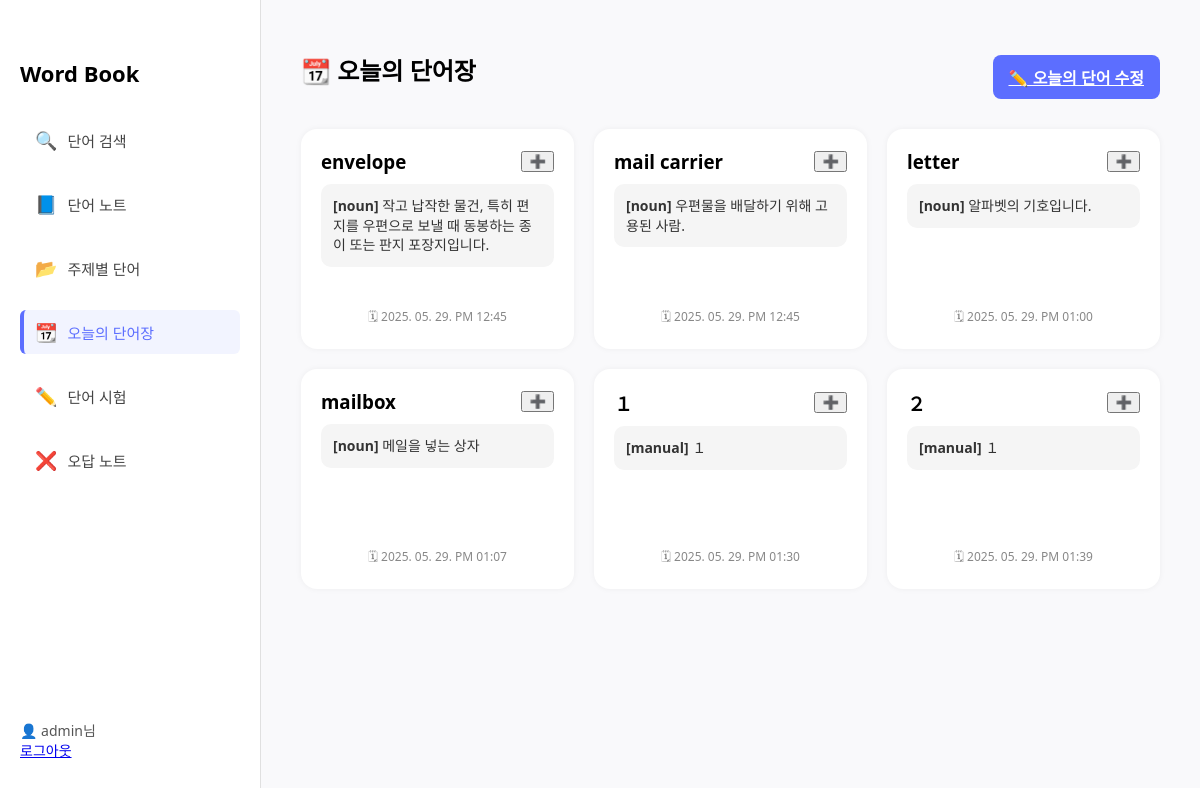
The page /list/wordbook/today/ (signed in) on the database its author committed.
### list/models.py (models this page shows, shortened)
class Word(models.Model):
    user = models.ForeignKey(User, on_delete=models.CASCADE)
    text = models.CharField(max_length=100)
    example = models.TextField(blank=True, null=True)
    pronunciation = models.CharField(max_length=100, blank=True, null=True)
    audio_url = models.URLField(blank=True, null=True)
    added_at = models.DateTimeField(auto_now_add=True)
    is_wrong = models.BooleanField(default=False)
    wrong_count = models.IntegerField(default=0)
    is_today = models.BooleanField(default=False)
    today_date = models.DateField(null=True, blank=True)
    audio_file = models.FileField(upload_to='tts/', blank=True, null=True)
    translated_example = models.TextField(blank=True, null=True)

class WordMeaning(models.Model):
    word = models.ForeignKey(Word, on_delete=models.CASCADE, related_name='meanings')
    part_of_speech = models.CharField(max_length=50)
    meaning = models.TextField()

### list/views.py (the view)
# urls.py: path('wordbook/today/', views.today_wordbook, name='today_wordbook'),
@login_required
def today_wordbook(request):
    words = Word.objects.filter(user=request.user, is_today=True)
    return render(request, 'list/today_wordbook.html', {'words': words})

### list/context_processors.py (called while the page is built)
def categories_context(request):
    return {
        'categories': Category.objects.all()
    }

### list/templates/list/today_wordbook.html (shortened to what this page needs)
{% extends 'list/base.html' %}
{% load static %}
{% block content %}
<div style="display: flex; justify-content: space-between; align-items: center; margin-bottom: 20px;">
  <h2 style="margin: 0;">📆 오늘의 단어장</h2>
  <a href="{% url 'edit_today_wordbook' %}" class="add-button">
    ✏️ 오늘의 단어 수정
  </a>
</div>
{% if words %}
  <div class="card-grid">
    {% for word in words %}
      <div class="word-card">
        <div style="display: flex; justify-content: space-between; align-items: center;">
          <h3 style="margin: 0;">{{ word.text }}</h3>
          <div style="display: flex; gap: 4px;">
            <button type="button" class="detail-btn"
              onclick="showDetailModal(
                `{{ word.text }}`,
                `{% for m in word.meanings.all %}[{{ m.part_of_speech }}] {{ m.meaning }}{% if not forloop.last %}<br>{% endif %}{% endfor %}`,
                `{{ word.example|default_if_none:"" }}`,
                `{{ word.translated_example|default_if_none:"" }}`,
                `{{ word.pronunciation|default_if_none:"" }}`,
                `{{ word.audio_url|default_if_none:"" }}`
              )">
              ➕
            </button>
          </div>
        </div>
        <div class="meaning-box short-meaning">
          {% with word.meanings.all|first as first_meaning %}
            {% if first_meaning %}
              <strong>[{{ first_meaning.part_of_speech }}]</strong> {{ first_meaning.meaning }}
            {% else %}
              -
            {% endif %}
          {% endwith %}
        </div>
        <div class="fill-space"></div>
        <div class="meta">🗓 {{ word.added_at|date:"Y. m. d. A h:i" }}</div>
      </div>
    {% endfor %}
  </div>
{% else %}
  <p>오늘 선택한 단어가 없습니다.</p>
{% endif %}
{% endblock %}

### list/templates/list/base.html (shortened to what this page needs)
{% load static %}
<!DOCTYPE html>
<html lang="ko">
<head>
    <link rel="stylesheet" href="{% static 'list/css/style.css' %}">
</head>
<body>
    <div class="sidebar">
        <div class="menu-group">
            <h2>Word Book</h2>
            <ul class="nav">
                <li class="{% if request.path == '/list/search/' %}active{% endif %}">
                    <a href="{% url 'search' %}">
                        <span class="icon">🔍</span>
                        <span class="label">단어 검색</span>
                    </a>
                </li>
                <li class="{% if request.path == '/list/wordbook/' %}active{% endif %}">
                    <a href="{% url 'wordbook' %}">
                        <span class="icon">📘</span>
                        <span class="label">단어 노트</span>
                    </a>
                </li>
{% with categories.first as first_category %}
  <li class="{% if '/topic/' in request.path %}active{% endif %}">
    {% if first_category %}
      <a href="{% url 'topic_words' first_category.name %}">
        <span class="icon">📂</span>
        <span class="label">주제별 단어</span>
      </a>
    {% else %}
      <a href="#" onclick="alert('등록된 카테고리가 없습니다.'); return false;" style="opacity: 0.5; cursor: not-allowed;">
        <span class="icon">📂</span>
        <span class="label">주제별 단어</span>
      </a>
    {% endif %}
  </li>
{% endwith %}
<li class="{% if request.path == '/list/wordbook/today/' %}active{% endif %}">
  <a href="{% url 'today_wordbook' %}">
    <span class="icon">📆</span>
    <span class="label">오늘의 단어장</span>
  </a>
</li>
<li class="{% if request.path|slice:":6" == '/quiz/' %}active{% endif %}">
  <a href="{% url 'quiz:quiz_mode_select' %}">
      <span class="icon">✏️</span>
      <span class="label">단어 시험</span>
  </a>
</li>
<li class="{% if request.path == '/quiz/wrong/' %}active{% endif %}">
  <a href="{% url 'quiz:wrong_note' %}">
      <span class="icon">❌</span>
      <span class="label">오답 노트</span>
  </a>
</li>
            </ul>
        </div>
<div class="logout">
  {% if user.is_authenticated %}
    👤 {{ user.username }}님<br>
    <a href="{% url 'logout' %}">로그아웃</a>
  {% else %}
    <a href="{% url 'home' %}">로그인 / 회원가입</a>
  {% endif %}
</div>
    </div>
    <div class="main">
        {% block content %}{% endblock %}
    </div>
</body>
</html>

### list/static/list/css/style.css (style rules this page uses)
body { margin: 0; font-family: 'Segoe UI', sans-serif; background-color: #f5f6fa; display: flex; height: 100vh; }
.sidebar { width: 220px; background-color: #fff; padding: 40px 20px; border-right: 1px solid #e0e0e0; display: flex; flex-direction: column; justify-content: space-between; }
.sidebar h2 { font-size: 22px; font-weight: bold; margin-bottom: 30px; }
.nav { list-style: none; padding: 0; margin: 0; }
.nav li { margin-bottom: 20px; }
.nav li a { text-decoration: none; display: flex; align-items: center; color: #444; padding: 10px 15px; border-radius: 6px; transition: all 0.2s; }
.nav li.active a { background-color: #f2f4ff; border-left: 4px solid #5c6eff; color: #5c6eff; padding-left: 11px; }
.nav li a .icon { font-size: 18px; margin-right: 10px; }
.nav li a .label { font-size: 15px; font-weight: 500; }
.logout { font-size: 14px; color: #555; margin-top: 30px; text-align: left; }
.main { flex: 1; padding: 40px; background-color: #f9f9fb; overflow-y: auto; }
.card-grid { display: grid; grid-template-columns: repeat(auto-fill, minmax(240px, 1fr)); gap: 20px; margin-top: 30px; }
.word-card { display: flex; flex-direction: column; justify-content: flex-start; padding: 20px; border-radius: 16px; background-color: #fff; box-shadow: 0 0 6px rgba(0, 0, 0, 0.05); min-height: 180px; height: auto; }
.meaning-box { background-color: #f5f5f5; border-radius: 10px; padding: 12px; font-size: 14px; color: #333; line-height: 1.4; word-wrap: break-word; overflow-wrap: break-word; white-space: normal; margin-top: 10px; margin-bottom: 10px; }
.meta { font-size: 12px; color: #888; text-align: center; margin-top: 10px; }
.fill-space { flex-grow: 1; }
.meta { margin-top: auto; font-size: 12px; color: #888; margin-top: 20px; }
.add-button { margin-top: 15px; padding: 10px 16px; background-color: #5c6eff; color: white; border: none; border-radius: 8px; font-weight: bold; cursor: pointer; transition: background 0.2s; }

### rows shown on the page
Word: text "envelope", added_at "2025. 05. 29. PM 12:45"
WordMeaning: part_of_speech "noun", meaning "작고 납작한 물건, 특히 편지를 우편으로 보낼 때 동봉하는 종이 또는 판지 포장지입니다."
Word: text "mail carrier", added_at "2025. 05. 29. PM 12:45"
WordMeaning: part_of_speech "noun", meaning "우편물을 배달하기 위해 고용된 사람."
Word: text "letter", added_at "2025. 05. 29. PM 01:00"
WordMeaning: part_of_speech "noun", meaning "알파벳의 기호입니다."
Word: text "mailbox", added_at "2025. 05. 29. PM 01:07"
WordMeaning: part_of_speech "noun", meaning "메일을 넣는 상자"
Word: text "１", added_at "2025. 05. 29. PM 01:30"
WordMeaning: part_of_speech "manual", meaning "１"
Word: text "２", added_at "2025. 05. 29. PM 01:39"
WordMeaning: part_of_speech "manual", meaning "１"

### other values the page prints
{{ user.username }} "admin"
